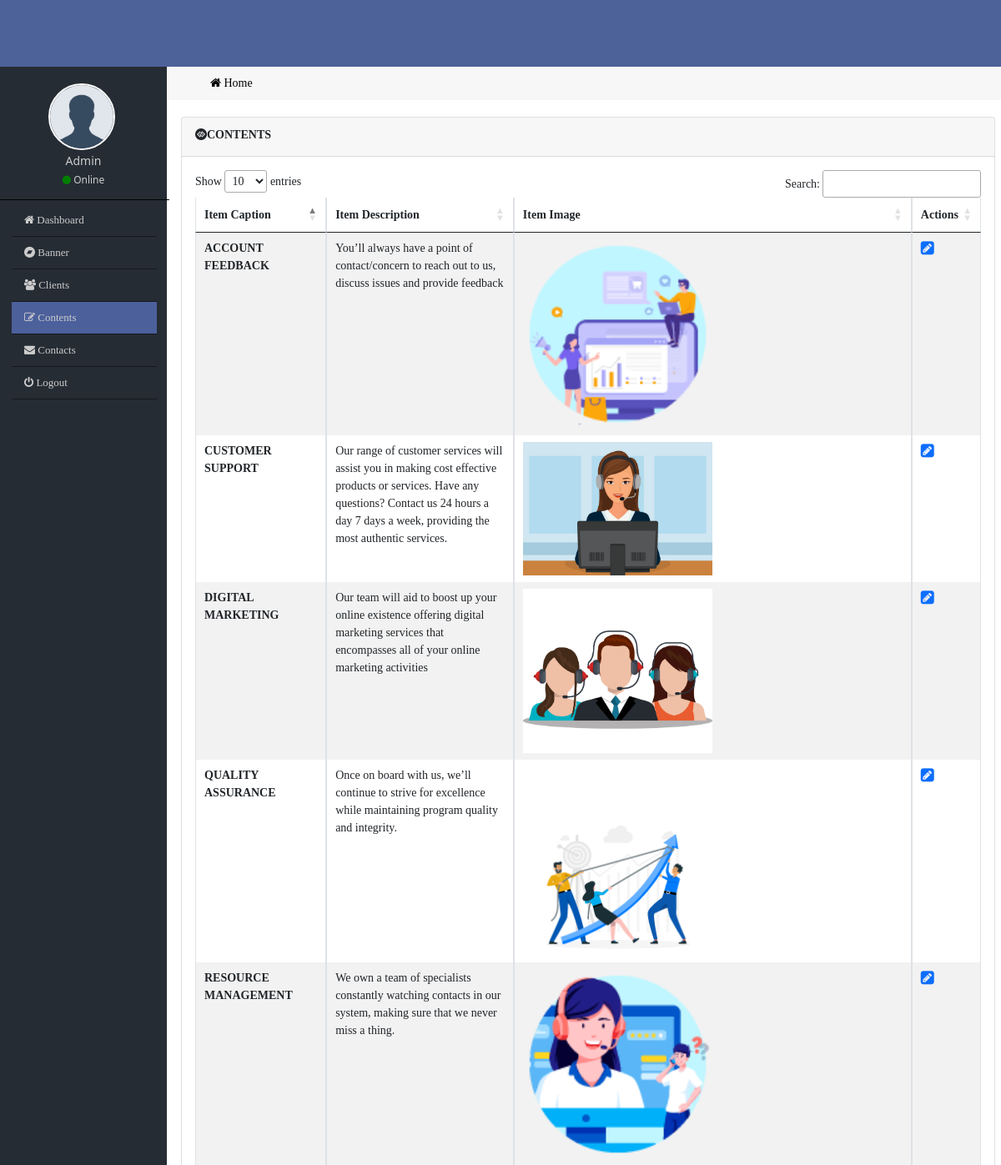
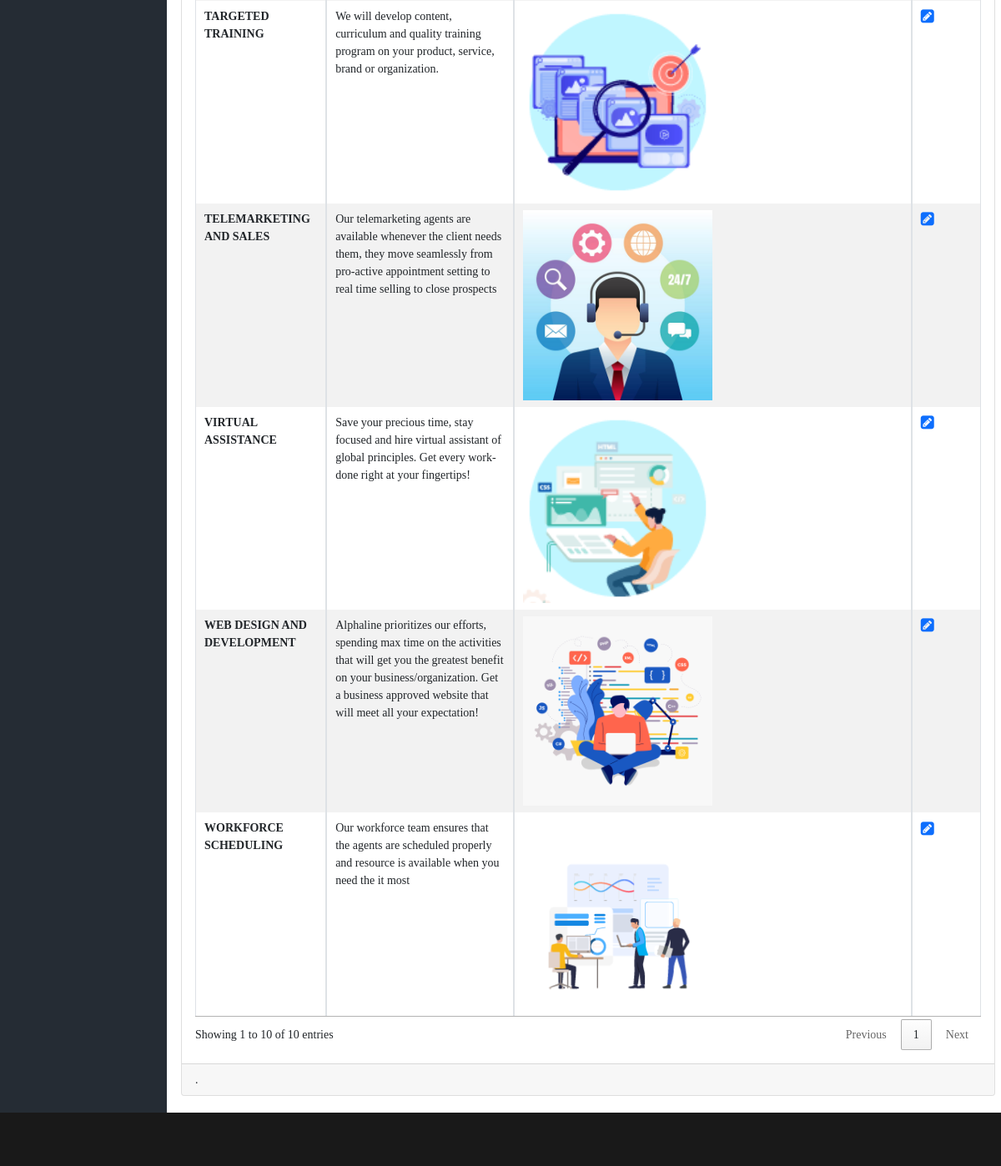
Screenshot of /admin/content.php (signed in) with the database file from the repository (2 pictures, top to bottom).
### tables this page shows
CREATE TABLE `service` (
  `service_id` int(11) NOT NULL,
  `service_title` varchar(100) NOT NULL,
  `service_des` text NOT NULL,
  `service_img` varchar(100) NOT NULL
);

CREATE TABLE `delivery` (
  `deliver_id` int(11) NOT NULL,
  `delivery_title` varchar(100) NOT NULL,
  `delivery_des` text NOT NULL,
  `delivery_img` varchar(100) NOT NULL
);

### admin/functions.php (called while the page is built, shortened)
<?php
 function getHeader(){
    require_once('includes/_header.php');
 }
 function getSidebar(){
    require_once('includes/_sidebar.php');
 }
 function getFooter(){
    require_once('includes/_footer.php');
 }
 function getPage(){
   $pageInfoArr = explode('/',$_SERVER['PHP_SELF']);
   $page = $pageInfoArr[count($pageInfoArr)-1];
return $page;
}
?>

### admin/content.php (the view, shortened to what this page needs)
<?php
 require_once('functions.php');
 getHeader();
 getSidebar();
?>
           <div class="row ">
               <div class="col-md-12 main_content">
                <div class="card">
                    <div class="card-header">
                      <div class="row">
                          <div class="col-md-8"><h4 class="card_header_title"> <i class="fa fa-gg-circle"></i>Contents</h4></div>
                      </div>
                    </div>
                    <div class="card-body">
                        <table class="table table-bordered table-striped table-hover custom_view_table" id="myTable">
                            <thead>
                              <tr>
                                <th scope="col">Item Caption</th>
                                <th scope="col">Item Description</th>
                                <th scope="col">Item Image</th>
                                <th scope="col">Actions</th>
                              </tr>
                            </thead>
                            <tbody>
                            <?php
                          $selectSQL = "SELECT * FROM `service` ";
                       $select = mysqli_query($connection,$selectSQL);
                             if(mysqli_num_rows($select) == 0){
                                   echo 'No Service found';
                             }
                              else{
                                while($service = mysqli_fetch_assoc($select)){
                          ?>
                              <tr>
                                <th scope="row"> <?= $service['service_title'] ?>   </th>
                                <td><?= $service['service_des'] ?> </td>
                                <td> <img  src="../img/<?= $service['service_img'] ?>" class="img-fluid mx-auto w-50" width="100%"  alt="" srcset="">   </td>
                                <td>
                                    <a href="editService.php?e=<?= $service['service_id']; ?>"><i class="fa fa-pencil-square fa-lg"></i></a>
                                </td>
                                </tr>
                              <?php
                                }
                              }
                              ?>
                                   <?php
                          $deliverySQL = "SELECT * FROM `delivery` ";
                       $deliveryR = mysqli_query($connection,$deliverySQL);
                             if(mysqli_num_rows($deliveryR) == 0){
                                   echo 'No Service found';
                             }
                              else{
                                while($delivery = mysqli_fetch_assoc($deliveryR)){
                          ?>
                              <tr>
                                <th scope="row"> <?= $delivery['delivery_title'] ?>   </th>
                                <td><?= $delivery['delivery_des'] ?> </td>
                                <td> <img  src="../img/<?= $delivery['delivery_img'] ?>" class="img-fluid mx-auto w-50" width="100%"  alt="" srcset="">   </td>
                                <td>
                                    <a href="editDelivery.php?e=<?= $delivery['deliver_id']; ?>"><i class="fa fa-pencil-square fa-lg"></i></a>
                                </td>
                                </tr>
                              <?php
                                }
                              }
                              ?>
                            </tbody>
                          </table>
                    </div>
                     <div class="card-footer">
                         .
                     </div>
                  </div>
               </div>
           </div>
       </div>
       <?php
         getFooter();
  ?>

### admin/includes/_header.php (shortened to what this page needs)
<!DOCTYPE html>
<html lang="en">
<head>
    <link rel="stylesheet" href="css/font-awesome.min.css">
    <link rel="stylesheet" href="css/bootstrap.min.css">
    <link rel="stylesheet" href="css/style.css">
    <link rel="stylesheet" href="//cdn.datatables.net/1.11.4/css/jquery.dataTables.min.css">
<body>
    <header class="container-fluid header_full">
    </header>

### admin/includes/_sidebar.php (shortened to what this page needs)
<section>
        <div class="container-fluid content_part_full">
        <div class="row">
       <div class="col-md-2 sidebar_part">
         <div class="user_part">
       <img src="images/avatar.png" alt="" srcset="">'
          <h4>Admin </h4>
          <p><i class="fa fa-circle"></i>  Online</p>
         </div>
         <div class="menu">
            <ul>
                <li><a <?php if(getPage() == 'index.php' ) {echo 'class="active"'; } ?>  href="index.php"><i class="fa fa-home"></i>  Dashboard</a></li>
                <li><a <?php if(getPage() == 'banner.php') {echo 'class="active"'; } ?> href="banner.php"><i class="fa fa-bandcamp"></i> Banner </a></li>
                <li><a <?php if(getPage() == 'client.php') {echo 'class="active"'; } ?> href="client.php"><i class="fa fa-users"></i> Clients </a></li>
                <li><a <?php if(getPage() == 'content.php') {echo 'class="active"'; } ?> href="content.php"><i class="fa fa-edit"></i> Contents </a></li>
                <li><a <?php if(getPage() == 'allMessage.php') {echo 'class="active"'; } ?> href="allMessage.php"><i class="fa fa-envelope"></i>  Contacts </a></li>
                <li><a href="logout.php" onclick="return confirm('Do you want to Log out  ?')"><i class="fa fa-power-off"></i>  Logout</a></li>
              </ul>
         </div>
       </div>
       <div class="col-md-10 content_part">
         <div class="row custom_bread_part">
             <div class="col-md-12 bread">
                <ul>
                      <li class="mx-2" aria-current="page"><a href="index.php"> <i class="fa fa-home"></i> Home</a> </li>
                </ul>
             </div>
         </div>

### admin/includes/_footer.php (shortened to what this page needs)
</div>
</div>
</section>
<footer class="container-fluid footer_full"></footer>
</body>
</html>

### admin/css/style.css (style rules this page uses)
* { margin: 0; padding: 0; outline: 0; }
ul, ol { list-style-type: none; }
a { text-decoration: none; }
.header_full { height: 10vh; background-color: #4D6299; }
.content_part_full { background-color: #fff; }
.sidebar_part { background-color: #252c34; min-height: 90vh; }
.user_part { text-align: center; padding: 20px 0px 0px; border-bottom: 1px solid black; margin: 0px -15px; }
.user_part img { height: 80px; width: 80px; border-radius: 50%; border: 2px solid #fff; }
.user_part h4 { color: #ccc; font-size: 14px; line-height: 15px; margin-top: 5px; }
.user_part p { color: #ccc; font-size: 12px; line-height: 15px; }
.user_part i { color: green; }
.menu { margin: 5px -15px; text-align: left; }
.menu ul { width: 100%; overflow: hidden; margin-left: -15px; }
.menu ul li { margin-right: -15px; }
.menu ul li a { color: #ccc; font-size: 13px; font-weight: 500; line-height: 38px; font-family: verdana; display: block; text-decoration: none; padding-left: 15px; border-bottom: 1px solid #17181F; transition: linear 0.3s; }
.custom_bread_part { background-color: #f7f7f7; }
.bread ul li { float: left; }
.bread ul li a { color: #000; display: block; line-height: 40px; font-size: 14px; font-family: verdana; }
.main_content { margin: 20px 5px; font-family: verdana; font-size: 14px; }
.card_header_title { text-transform: uppercase; font-size: 14px; font-weight: bold; margin-top: 5px; }
.footer_full { height: 8vh; background-color: rgba(0, 0, 0, 0.9); }

### admin/includes/_sidebar.php (style rules this page uses)
.active { background-color: #4c609c; }

### rows the page displays
service: service_title "DIGITAL MARKETING", service_des "Our team will aid to boost up your online existence offering digital marketing services that encompasses all of your online marketing activities", service_img (picture)
service: service_title "VIRTUAL ASSISTANCE", service_des "Save your precious time, stay focused and hire virtual assistant of global principles. Get every work-done right at your fingertips!", service_img (picture)
service: service_title "CUSTOMER SUPPORT", service_des "Our range of customer services will assist you in making cost effective products or services. Have any questions? Contact us 24 hours a day 7 days a week, providing the most authentic services.", service_img (picture)
service: service_title "TELEMARKETING AND SALES", service_des "Our telemarketing agents are available whenever the client needs them, they move seamlessly from pro-active appointment setting to real time selling to close prospects", service_img (picture)
service: service_title "WEB DESIGN AND DEVELOPMENT", service_des "Alphaline prioritizes our efforts, spending max time on the activities that will get you the greatest benefit on your business/organization. Get a business approved website that will meet all your expectation!", service_img (picture)
delivery: delivery_title "QUALITY ASSURANCE", delivery_des "Once on board with us, we’ll continue to strive for excellence while maintaining program quality and integrity.", delivery_img (picture)
delivery: delivery_title "TARGETED TRAINING", delivery_des "We will develop content, curriculum and quality training program on your product, service, brand or organization.", delivery_img (picture)
delivery: delivery_title "WORKFORCE SCHEDULING", delivery_des "Our workforce team ensures that the agents are scheduled properly and resource is available when you need the it most", delivery_img (picture)
delivery: delivery_title "RESOURCE MANAGEMENT", delivery_des "We own a team of specialists constantly watching contacts in our system, making sure that we never miss a thing.", delivery_img (picture)
delivery: delivery_title "ACCOUNT FEEDBACK", delivery_des "You’ll always have a point of contact/concern to reach out to us, discuss issues and provide feedback", delivery_img (picture)
